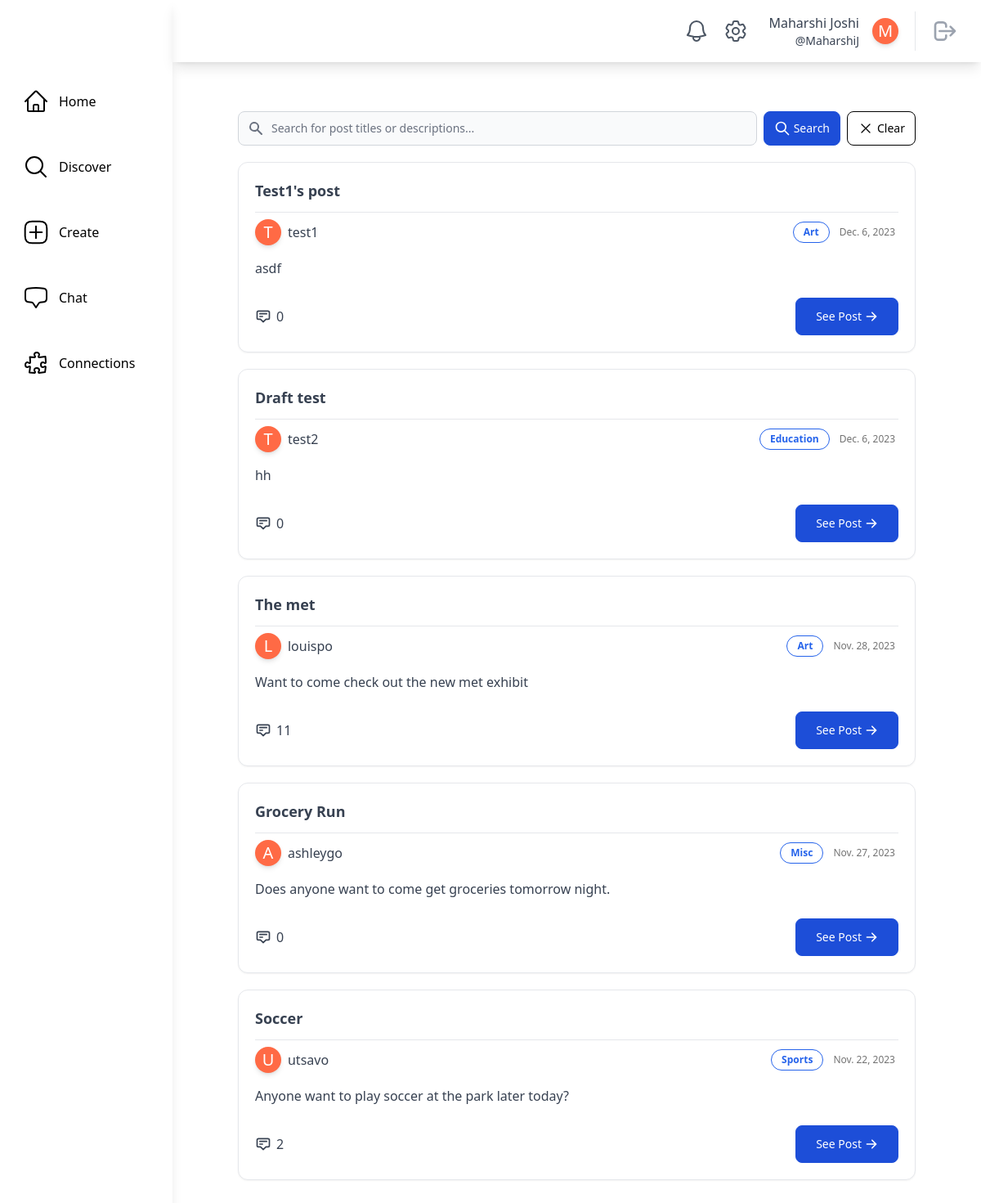
Before: /discover/ (signed in) with the older database file.
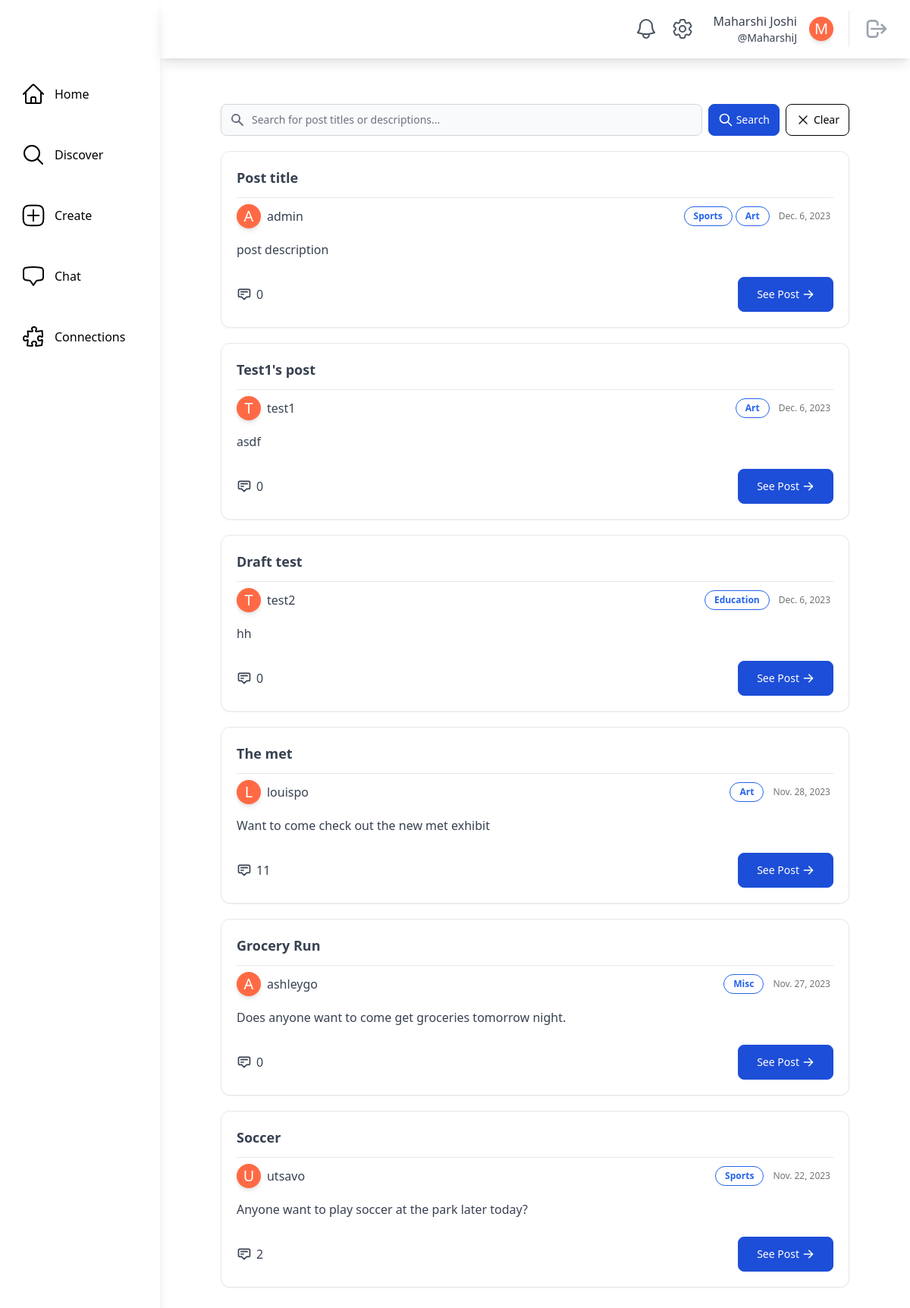
After: the same page with the newer database file.
### posts/models.py (models this page shows, shortened)
class ActivityPost(models.Model):
    class PostStatus(models.IntegerChoices):
        DRAFT = 1, _("Draft")
        ACTIVE = 2, _("Active")
        ARCHIVED = 3, _("Archived")
    class Meta:
        db_table = "activity_posts"
        verbose_name_plural = "Activity Posts"
    poster = models.ForeignKey(settings.AUTH_USER_MODEL, on_delete=models.CASCADE)
    timestamp = models.DateTimeField(auto_now_add=True)
    title = models.CharField(max_length=255)
    description = models.TextField(max_length=1023)
    status = models.IntegerField(default=PostStatus.DRAFT, choices=PostStatus.choices)
    tags = models.ManyToManyField(InterestTag)

### main/models.py (models this page shows, shortened)
class SocialUser(AbstractUser):
    class Pronouns(models.IntegerChoices):
        SHE = 1, _("She/Her")
        HE = 2, _("He/Him")
        THEY = 3, _("They/Them")
        OTHER = 4, _("Other/Prefer Not To Say")
    username = models.CharField(max_length=30, unique=True)
    email = models.EmailField(unique=True, default="@nyu.edu")
    full_name = models.CharField(max_length=50, default="")
    pronouns = models.IntegerField(default=Pronouns.OTHER, choices=Pronouns.choices)
    date_of_birth = models.DateField(null=True, validators=[validate_age])
    major = models.CharField(max_length=100, default="undeclared")
    tags = models.ManyToManyField(InterestTag, related_name="tags")
    profile_picture = models.ImageField(
        upload_to="profile_pics/", null=True, blank=True
    )
    timestamp = models.DateTimeField("timestamp", default=timezone.now)  # joined

class InterestTag(models.Model):
    name = models.CharField(max_length=50, unique=True)
    class Meta:
        db_table = "interest_tags"
        verbose_name_plural = "Interest Tags"
    def __str__(self):
        return self.name

### main/views.py (the view)
# urls.py: path("discover/", views.DiscoverPageView.as_view(), name="discover"),
@method_decorator(login_required, name="dispatch")
class DiscoverPageView(LoginRequiredMixin, generic.ListView):
    model = ActivityPost
    template_name = "main/discover.html"
    def get_queryset(self):
        query = self.request.GET.get("q")
        button_action = self.request.GET.get("action")
        blocked_users = Block.get_blocked_users(self.request.user)
        blocking_users = Block.get_blocking_users(self.request.user)
        if button_action == "clear" or query is None:
            object_list = ActivityPost.objects.filter(
                ~Q(poster__in=blocked_users) & ~Q(poster__in=blocking_users)
            ).order_by("-timestamp")[:50]
        else:
            object_list = ActivityPost.get_posts_by_search(query).filter(
                ~Q(poster__in=blocked_users) & ~Q(poster__in=blocking_users)
            )
        return object_list

### main/models.py (called while the page is built)
    @classmethod
    def count_unread_notifications(cls, user):
        return (
            cls.objects.filter(models.Q(recipient_user=user, is_read=False))
            .all()
            .order_by("-timestamp")
            .count()
        )

    @classmethod
    def get_blocked_users(cls, user):
        return user.blocked_users.all().order_by("timestamp").values("blocked_user")

    @classmethod
    def get_blocking_users(cls, user):
        return user.blocking_users.all().values("blocker")

### theme/templatetags/theme_customfilters.py (called while the page is built)
@register.filter
def count_unread_notifications(user):
    return Notification.count_unread_notifications(user)

### main/templates/main/discover.html (shortened to what this page needs)
{% extends "base.html" %}
{% block content %}
    <div class="m-20 mt-5">
        <div class="flex flex-col justify-center">
            <div class="container mx-auto mt-10 mb-10">
                <form class="flex items-center"
                      method="get"
                      action="{% url 'main:discover' %}">
                    <div class="relative w-full">
                        <div class="flex absolute inset-y-0 left-0 items-center pl-3 pointer-events-none">
                        </div>
                        <input type="text"
                               name="q"
                               class="bg-gray-50 border border-gray-300 text-gray-900 text-sm rounded-lg focus:ring-blue-500 focus:border-blue-500 block w-full pl-10 p-2.5  "
                               placeholder="Search for post titles or descriptions...">
                    </div>
                    <button type="submit"
                            name="action"
                            value="search"
                            class="inline-flex items-center py-2.5 px-3 mx-2 text-sm font-medium text-white bg-blue-700 rounded-lg border border-blue-700 hover:bg-blue-800 focus:ring-4 focus:outline-none focus:ring-blue-300 ">
                        <svg class="mr-1 w-5 h-5"
                             fill="none"
                             stroke="currentColor"
                             viewBox="0 0 24 24"
                             xmlns="http://www.w3.org/2000/svg">
                            <path stroke-linecap="round" stroke-linejoin="round" stroke-width="2" d="M21 21l-6-6m2-5a7 7 0 11-14 0 7 7 0 0114 0z">
                            </path>
                        </svg>
                        Search
                    </button>
                    <button type="submit"
                            name="action"
                            value="clear"
                            class="inline-flex items-center py-2.5 px-3 text-sm font-medium text-black bg-white rounded-lg border border-black hover:bg-gray-200 focus:ring-4 focus:outline-none focus:ring-blue-300">
                        <svg xmlns="http://www.w3.org/2000/svg"
                             fill="none"
                             viewBox="0 0 24 24"
                             stroke-width="1.5"
                             stroke="currentColor"
                             class="w-5 h-5 mr-1">
                            <path stroke-linecap="round" stroke-linejoin="round" d="M6 18L18 6M6 6l12 12" />
                        </svg>
                        Clear
                    </button>
                </form>
                <div class="mt-5">
                    {% if object_list %}
                        {% for post in object_list %}
                            <div class="mb-5">{% include "posts/post_card.html" with post=post %}</div>
                        {% endfor %}
                    {% else %}
                        <p class="text-center text-gray-500">Hmm...we couldn't find anything :/</p>
                    {% endif %}
                </div>
            </div>
        </div>
    </div>
{% endblock content %}

### posts/templates/posts/post_card.html
<div class="rounded-xl border p-5 shadow-sm bg-white">
    <div class="text-lg font-bold text-gray-700 border-b pb-3">{{ post.title|capfirst }}</div>
    <div class="flex flex-wrap w-full items-center justify-between">
        <a href="{% url 'main:profile_page' post.poster.username %}"
           class="flex items-center hover:bg-gray-100 rounded hover:text-gray-600 focus:bg-gray-100 focus:text-gray-600 mt-2">
           <div class="rounded-full h-8 w-8 bg-[#ff6a45] flex items-center justify-center shadow-md border-white transition duration-200 transform hover:scale-110">
              {% if post.poster.profile_picture %}
                 {% comment %} Profile Picture with same shape {% endcomment %}
              {% else %}
                 <span class="text-white text-xl">{{ post.poster.full_name|first|capfirst }}</span>
              {% endif %}
           </div>
           <div class="flex items-center ml-2">
              <div class="text-md font-regular text-gray-700">{{ post.poster.username }}</div>
           </div>
        </a>
        <div class="flex flex-wrap justify-self-end items-center">
            <div class="flex items-center justify-items-start mr-2 mt-2">
                {% for tag in post.tags.all %}
                    <button class="mr-1 rounded-2xl border border-blue-600 text-blue-600 bg-white px-3 py-1 text-xs font-semibold">{{ tag }}</button>
                {% endfor %}
            </div>
            <div class="text-xs text-neutral-500 text-right mr-1 mt-2">{{ post.timestamp.date }}</div>
        </div>
    </div>
    <div class="mt-4 mb-6">
        <div class="text-gray-700">{{ post.description }}</div>
    </div>
    <div class="w-full flex flex-row justify-between">
        <div class="flex items-center transition text-gray-700 hover:text-gray-700">
            <svg xmlns="http://www.w3.org/2000/svg"
                 class="mr-1.5 h-5 w-5"
                 fill="none"
                 viewBox="0 0 24 24"
                 stroke="currentColor"
                 stroke-width="2">
                <path stroke-linecap="round" stroke-linejoin="round" d="M7 8h10M7 12h4m1 8l-4-4H5a2 2 0 01-2-2V6a2 2 0 012-2h14a2 2 0 012 2v8a2 2 0 01-2 2h-3l-4 4z" />
            </svg>
            <span>{{ post.comments.count }}</span>
        </div>
        <a href="{% url 'posts:post_details' poster=post.poster pk=post.id %}"
           class="inline-flex items-center justify-center px-6 py-3 mb-2 text-sm text-white bg-blue-700 rounded-lg border border-blue-700 hover:bg-blue-800 focus:ring-4 focus:outline-none focus:ring-blue-300 sm:w-auto sm:mb-0"
           data-primary="green-400"
           data-rounded="rounded-2xl"
           data-primary-reset="{}">
            See Post
            <svg class="w-4 h-4 ml-1"
                 xmlns="http://www.w3.org/2000/svg"
                 viewBox="0 0 20 20"
                 fill="currentColor">
                <path fill-rule="evenodd" d="M10.293 3.293a1 1 0 011.414 0l6 6a1 1 0 010 1.414l-6 6a1 1 0 01-1.414-1.414L14.586 11H3a1 1 0 110-2h11.586l-4.293-4.293a1 1 0 010-1.414z" clip-rule="evenodd">
                </path>
            </svg>
        </a>
    </div>
</div>

Changed rows visible on the page:
added ActivityPost: title "Post title", poster.full_name|first "A", poster.username "admin", timestamp "Dec. 6, 2023", description "post description", comments.count "0", InterestTag (name "Sports"), InterestTag (name "Art")
